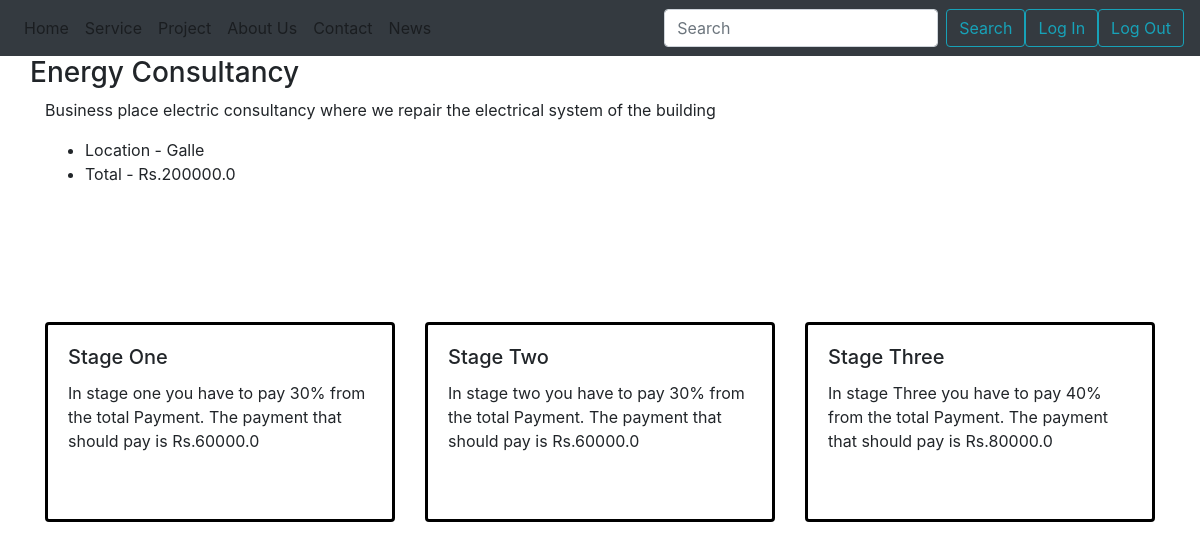
/domreg/ (signed in), run on the app's committed database.
### consultancy/models.py (models this page shows)
class cusDetails(models.Model):
    user = models.ForeignKey(User, on_delete=models.CASCADE, related_name="cusdetails", null=True)
    cusName = models.CharField(max_length=255)
    projDetails = models.CharField(max_length=20000)
    location = models.CharField(max_length=100)
    totPrice = models.FloatField()
    stageOnePrice = models.FloatField()
    stageTwoPrice = models.FloatField()
    stageThreePrice = models.FloatField()

### energyconsultancy/views.py (the view)
# urls.py: path("domreg/",domreg,name="dom_reg_page")
def domreg(request):
    return render(request, "domreg.html",{})

### templates/domreg.html (shortened to what this page needs)
{% extends "base.html" %}
{% block content %}
      <h3>Energy Consultancy</h3>
            <div class="container">
                  {% for cd in user.cusdetails.all%}
                    <p>{{ cd.projDetails }}</p>
                  {% endfor %}
                  <ul>
                      {% for cd in user.cusdetails.all%}
                        <li>Location - {{ cd.location }}</li>
                        <li>Total - Rs.{{ cd.totPrice }}</li>
                      {% endfor %}
                    </ul>
            </div>
<div class="container">
<br>
<div class="card-deck">
  <div class="card">
      <div class="card-body">
          <h5 class="card-title">Stage One</h5>
          {% for cusd in user.cusdetails.all%}
          <p class="card-text">In stage one you have to pay 30% from the total Payment. The payment that should pay is Rs.{{ cusd.stageOnePrice }}</p>
          {% endfor %}
    </div>
  </div>
    <div class="card">
      <div class="card-body">
          <h5 class="card-title">Stage Two</h5>
          {% for cusd in user.cusdetails.all%}
          <p class="card-text">In stage two you have to pay 30% from the total Payment. The payment that should pay is Rs.{{ cusd.stageTwoPrice }}</p>
           {% endfor %}
    </div>
  </div>
  <div class="card">
      <div class="card-body">
          <h5 class="card-title">Stage Three</h5>
          {% for cusd in user.cusdetails.all%}
          <p class="card-text">In stage Three you have to pay 40% from the total Payment. The payment that should pay is Rs.{{ cusd.stageThreePrice }}</p>
          {% endfor %}
    </div>
  </div>
</div>
</div>
{% endblock %}

### templates/domreg.html (style rules this page uses)
.container { height: 200px; position: relative; }
.card { height: 200px; position: relative; border: 3px solid black; }

### data on the page
cusDetails: projDetails "Business place electric consultancy where we repair the electrical system of the building", location "Galle", totPrice "200000.0", stageOnePrice "60000.0", stageTwoPrice "60000.0", stageThreePrice "80000.0"
